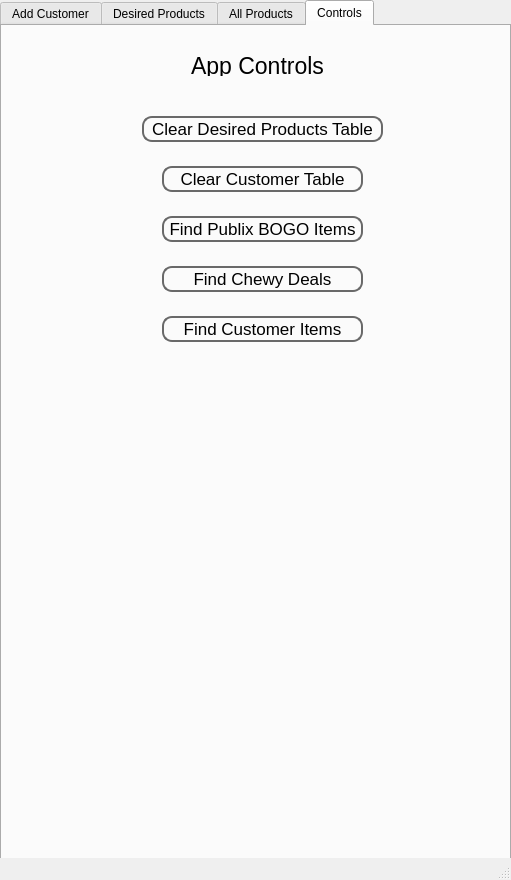
<?xml version="1.0" encoding="UTF-8"?>
<ui version="4.0">
 <class>MainWindow</class>
 <widget class="QMainWindow" name="MainWindow">
  <property name="geometry">
   <rect>
    <x>0</x>
    <y>0</y>
    <width>511</width>
    <height>880</height>
   </rect>
  </property>
  <property name="windowTitle">
   <string>MainWindow</string>
  </property>
  <widget class="QWidget" name="centralwidget">
   <widget class="QTabWidget" name="tabWidget">
    <property name="geometry">
     <rect>
      <x>0</x>
      <y>0</y>
      <width>511</width>
      <height>861</height>
     </rect>
    </property>
    <property name="styleSheet">
     <string notr="true"/>
    </property>
    <property name="currentIndex">
     <number>3</number>
    </property>
    <widget class="QWidget" name="tab">
     <attribute name="title">
      <string>Add Customer</string>
     </attribute>
     <widget class="QLabel" name="label">
      <property name="geometry">
       <rect>
        <x>0</x>
        <y>20</y>
        <width>511</width>
        <height>20</height>
       </rect>
      </property>
      <property name="font">
       <font>
        <pointsize>17</pointsize>
       </font>
      </property>
      <property name="text">
       <string>Customer Information</string>
      </property>
      <property name="alignment">
       <set>Qt::AlignmentFlag::AlignCenter</set>
      </property>
     </widget>
     <widget class="QLabel" name="label_2">
      <property name="geometry">
       <rect>
        <x>0</x>
        <y>80</y>
        <width>511</width>
        <height>20</height>
       </rect>
      </property>
      <property name="font">
       <font>
        <pointsize>15</pointsize>
       </font>
      </property>
      <property name="text">
       <string>First Name</string>
      </property>
      <property name="alignment">
       <set>Qt::AlignmentFlag::AlignLeading|Qt::AlignmentFlag::AlignLeft|Qt::AlignmentFlag::AlignVCenter</set>
      </property>
      <property name="margin">
       <number>0</number>
      </property>
      <property name="indent">
       <number>110</number>
      </property>
     </widget>
     <widget class="QLabel" name="label_3">
      <property name="geometry">
       <rect>
        <x>0</x>
        <y>120</y>
        <width>511</width>
        <height>20</height>
       </rect>
      </property>
      <property name="font">
       <font>
        <pointsize>15</pointsize>
       </font>
      </property>
      <property name="text">
       <string>Last Name</string>
      </property>
      <property name="alignment">
       <set>Qt::AlignmentFlag::AlignLeading|Qt::AlignmentFlag::AlignLeft|Qt::AlignmentFlag::AlignVCenter</set>
      </property>
      <property name="margin">
       <number>0</number>
      </property>
      <property name="indent">
       <number>110</number>
      </property>
     </widget>
     <widget class="QLabel" name="label_4">
      <property name="geometry">
       <rect>
        <x>0</x>
        <y>160</y>
        <width>511</width>
        <height>20</height>
       </rect>
      </property>
      <property name="font">
       <font>
        <pointsize>15</pointsize>
       </font>
      </property>
      <property name="text">
       <string>Carrier</string>
      </property>
      <property name="alignment">
       <set>Qt::AlignmentFlag::AlignLeading|Qt::AlignmentFlag::AlignLeft|Qt::AlignmentFlag::AlignVCenter</set>
      </property>
      <property name="margin">
       <number>0</number>
      </property>
      <property name="indent">
       <number>110</number>
      </property>
     </widget>
     <widget class="QLabel" name="label_5">
      <property name="geometry">
       <rect>
        <x>0</x>
        <y>200</y>
        <width>511</width>
        <height>20</height>
       </rect>
      </property>
      <property name="font">
       <font>
        <pointsize>15</pointsize>
       </font>
      </property>
      <property name="text">
       <string>Phone Number</string>
      </property>
      <property name="alignment">
       <set>Qt::AlignmentFlag::AlignLeading|Qt::AlignmentFlag::AlignLeft|Qt::AlignmentFlag::AlignVCenter</set>
      </property>
      <property name="margin">
       <number>0</number>
      </property>
      <property name="indent">
       <number>110</number>
      </property>
     </widget>
     <widget class="QLineEdit" name="CustomerFirstNameInputBox">
      <property name="geometry">
       <rect>
        <x>270</x>
        <y>80</y>
        <width>161</width>
        <height>26</height>
       </rect>
      </property>
      <property name="styleSheet">
       <string notr="true">border-style: solid;
border-color: dimgrey;
border-width: 2px;
border-radius: 10px;
</string>
      </property>
     </widget>
     <widget class="QLineEdit" name="CustomerLastNameInputBox">
      <property name="geometry">
       <rect>
        <x>270</x>
        <y>120</y>
        <width>161</width>
        <height>26</height>
       </rect>
      </property>
      <property name="styleSheet">
       <string notr="true">border-style: solid;
border-color: dimgrey;
border-width: 2px;
border-radius: 10px;
</string>
      </property>
     </widget>
     <widget class="QLineEdit" name="CustomerPhoneNumberInputBox">
      <property name="geometry">
       <rect>
        <x>270</x>
        <y>200</y>
        <width>161</width>
        <height>26</height>
       </rect>
      </property>
      <property name="styleSheet">
       <string notr="true">border-style: solid;
border-color: dimgrey;
border-width: 2px;
border-radius: 10px;
</string>
      </property>
     </widget>
     <widget class="QComboBox" name="CustomerCarrierComboBox">
      <property name="geometry">
       <rect>
        <x>270</x>
        <y>160</y>
        <width>161</width>
        <height>26</height>
       </rect>
      </property>
      <property name="styleSheet">
       <string notr="true">border-style: solid;
border-color: dimgrey;
border-width: 2px;
border-radius: 10px;
</string>
      </property>
     </widget>
     <widget class="QPushButton" name="AddNewCustomerButton">
      <property name="geometry">
       <rect>
        <x>280</x>
        <y>240</y>
        <width>141</width>
        <height>26</height>
       </rect>
      </property>
      <property name="font">
       <font>
        <pointsize>13</pointsize>
       </font>
      </property>
      <property name="styleSheet">
       <string notr="true">border-style: solid;
border-color: dimgrey;
border-width: 2px;
border-radius: 10px;
</string>
      </property>
      <property name="text">
       <string>Add Customer</string>
      </property>
     </widget>
     <widget class="QLabel" name="label_6">
      <property name="geometry">
       <rect>
        <x>0</x>
        <y>300</y>
        <width>511</width>
        <height>20</height>
       </rect>
      </property>
      <property name="font">
       <font>
        <pointsize>17</pointsize>
       </font>
      </property>
      <property name="text">
       <string>Customer Information</string>
      </property>
      <property name="alignment">
       <set>Qt::AlignmentFlag::AlignCenter</set>
      </property>
     </widget>
     <widget class="QTableWidget" name="CustomerTableView">
      <property name="geometry">
       <rect>
        <x>0</x>
        <y>330</y>
        <width>511</width>
        <height>461</height>
       </rect>
      </property>
      <property name="styleSheet">
       <string notr="true"/>
      </property>
      <column>
       <property name="text">
        <string>ID</string>
       </property>
      </column>
      <column>
       <property name="text">
        <string>Name</string>
       </property>
      </column>
      <column>
       <property name="text">
        <string>Carrier</string>
       </property>
      </column>
      <column>
       <property name="text">
        <string>Phone #</string>
       </property>
      </column>
     </widget>
     <widget class="QPushButton" name="DeleteCustomerButton">
      <property name="geometry">
       <rect>
        <x>170</x>
        <y>800</y>
        <width>171</width>
        <height>26</height>
       </rect>
      </property>
      <property name="font">
       <font>
        <pointsize>13</pointsize>
       </font>
      </property>
      <property name="styleSheet">
       <string notr="true">background-color: qlineargradient(x1: 0, y1: 0, x2: 0, y2: 1, stop: 0 dimgrey, stop: 1 dimgrey);
border-style: solid;
border-color: dimgrey;
border-width: 2px;
border-radius: 10px;
</string>
      </property>
      <property name="text">
       <string>Delete Customer</string>
      </property>
     </widget>
    </widget>
    <widget class="QWidget" name="tab_2">
     <attribute name="title">
      <string>Desired Products</string>
     </attribute>
     <widget class="QLabel" name="label_7">
      <property name="geometry">
       <rect>
        <x>0</x>
        <y>170</y>
        <width>511</width>
        <height>20</height>
       </rect>
      </property>
      <property name="font">
       <font>
        <pointsize>17</pointsize>
       </font>
      </property>
      <property name="text">
       <string>Product List</string>
      </property>
      <property name="alignment">
       <set>Qt::AlignmentFlag::AlignCenter</set>
      </property>
     </widget>
     <widget class="QTableWidget" name="DesiredProductTableView">
      <property name="geometry">
       <rect>
        <x>0</x>
        <y>200</y>
        <width>511</width>
        <height>591</height>
       </rect>
      </property>
      <column>
       <property name="text">
        <string>Product Name</string>
       </property>
      </column>
      <column>
       <property name="text">
        <string>Customer ID</string>
       </property>
      </column>
     </widget>
     <widget class="QLabel" name="label_8">
      <property name="geometry">
       <rect>
        <x>0</x>
        <y>20</y>
        <width>511</width>
        <height>20</height>
       </rect>
      </property>
      <property name="font">
       <font>
        <pointsize>17</pointsize>
       </font>
      </property>
      <property name="text">
       <string>Desired Products</string>
      </property>
      <property name="alignment">
       <set>Qt::AlignmentFlag::AlignCenter</set>
      </property>
     </widget>
     <widget class="QComboBox" name="AddDesiredProductCustomerIDComboBox">
      <property name="geometry">
       <rect>
        <x>160</x>
        <y>110</y>
        <width>111</width>
        <height>26</height>
       </rect>
      </property>
      <property name="styleSheet">
       <string notr="true">border-style: solid;
border-color: dimgrey;
border-width: 2px;
border-radius: 10px;
</string>
      </property>
     </widget>
     <widget class="QLabel" name="label_9">
      <property name="geometry">
       <rect>
        <x>0</x>
        <y>70</y>
        <width>511</width>
        <height>20</height>
       </rect>
      </property>
      <property name="font">
       <font>
        <pointsize>15</pointsize>
       </font>
      </property>
      <property name="text">
       <string>Product Name</string>
      </property>
      <property name="alignment">
       <set>Qt::AlignmentFlag::AlignLeading|Qt::AlignmentFlag::AlignLeft|Qt::AlignmentFlag::AlignVCenter</set>
      </property>
      <property name="margin">
       <number>0</number>
      </property>
      <property name="indent">
       <number>20</number>
      </property>
     </widget>
     <widget class="QLabel" name="label_10">
      <property name="geometry">
       <rect>
        <x>0</x>
        <y>110</y>
        <width>161</width>
        <height>20</height>
       </rect>
      </property>
      <property name="font">
       <font>
        <pointsize>15</pointsize>
       </font>
      </property>
      <property name="text">
       <string>Customer ID</string>
      </property>
      <property name="alignment">
       <set>Qt::AlignmentFlag::AlignLeading|Qt::AlignmentFlag::AlignLeft|Qt::AlignmentFlag::AlignVCenter</set>
      </property>
      <property name="margin">
       <number>0</number>
      </property>
      <property name="indent">
       <number>20</number>
      </property>
     </widget>
     <widget class="QLineEdit" name="AddDesiredProductInputBox">
      <property name="geometry">
       <rect>
        <x>160</x>
        <y>70</y>
        <width>321</width>
        <height>26</height>
       </rect>
      </property>
      <property name="styleSheet">
       <string notr="true">border-style: solid;
border-color: dimgrey;
border-width: 2px;
border-radius: 10px;
</string>
      </property>
     </widget>
     <widget class="QPushButton" name="AddDesiredProductButton">
      <property name="geometry">
       <rect>
        <x>340</x>
        <y>110</y>
        <width>141</width>
        <height>26</height>
       </rect>
      </property>
      <property name="font">
       <font>
        <pointsize>13</pointsize>
       </font>
      </property>
      <property name="styleSheet">
       <string notr="true">border-style: solid;
border-color: dimgrey;
border-width: 2px;
border-radius: 10px;
</string>
      </property>
      <property name="text">
       <string>Add Product</string>
      </property>
     </widget>
     <widget class="QPushButton" name="DeleteDesiredProductButton">
      <property name="geometry">
       <rect>
        <x>170</x>
        <y>800</y>
        <width>171</width>
        <height>26</height>
       </rect>
      </property>
      <property name="font">
       <font>
        <pointsize>13</pointsize>
       </font>
      </property>
      <property name="styleSheet">
       <string notr="true">background-color: qlineargradient(x1: 0, y1: 0, x2: 0, y2: 1, stop: 0 dimgrey, stop: 1 dimgrey);
border-style: solid;
border-color: dimgrey;
border-width: 2px;
border-radius: 10px;
</string>
      </property>
      <property name="text">
       <string>Delete Product</string>
      </property>
     </widget>
    </widget>
    <widget class="QWidget" name="tab_3">
     <attribute name="title">
      <string>All Products</string>
     </attribute>
     <widget class="QTableWidget" name="ProductTableView">
      <property name="geometry">
       <rect>
        <x>0</x>
        <y>50</y>
        <width>511</width>
        <height>771</height>
       </rect>
      </property>
      <column>
       <property name="text">
        <string>Product Name</string>
       </property>
      </column>
     </widget>
     <widget class="QLineEdit" name="lineEdit">
      <property name="geometry">
       <rect>
        <x>10</x>
        <y>10</y>
        <width>491</width>
        <height>26</height>
       </rect>
      </property>
     </widget>
    </widget>
    <widget class="QWidget" name="tab_4">
     <attribute name="title">
      <string>Controls</string>
     </attribute>
     <widget class="QLabel" name="label_11">
      <property name="geometry">
       <rect>
        <x>0</x>
        <y>30</y>
        <width>511</width>
        <height>20</height>
       </rect>
      </property>
      <property name="font">
       <font>
        <pointsize>17</pointsize>
       </font>
      </property>
      <property name="text">
       <string>App Controls</string>
      </property>
      <property name="alignment">
       <set>Qt::AlignmentFlag::AlignCenter</set>
      </property>
     </widget>
     <widget class="QPushButton" name="ClearDesiredProductsTableButton">
      <property name="geometry">
       <rect>
        <x>140</x>
        <y>90</y>
        <width>241</width>
        <height>26</height>
       </rect>
      </property>
      <property name="font">
       <font>
        <pointsize>13</pointsize>
       </font>
      </property>
      <property name="styleSheet">
       <string notr="true">border-style: solid;
border-color: dimgrey;
border-width: 2px;
border-radius: 10px;
</string>
      </property>
      <property name="text">
       <string>Clear Desired Products Table</string>
      </property>
     </widget>
     <widget class="QPushButton" name="ClearCustomerTableButton">
      <property name="geometry">
       <rect>
        <x>160</x>
        <y>140</y>
        <width>201</width>
        <height>26</height>
       </rect>
      </property>
      <property name="font">
       <font>
        <pointsize>13</pointsize>
       </font>
      </property>
      <property name="styleSheet">
       <string notr="true">border-style: solid;
border-color: dimgrey;
border-width: 2px;
border-radius: 10px;
</string>
      </property>
      <property name="text">
       <string>Clear Customer Table</string>
      </property>
     </widget>
     <widget class="QPushButton" name="FindPublixBogoItemsButton">
      <property name="geometry">
       <rect>
        <x>160</x>
        <y>190</y>
        <width>201</width>
        <height>26</height>
       </rect>
      </property>
      <property name="font">
       <font>
        <pointsize>13</pointsize>
       </font>
      </property>
      <property name="styleSheet">
       <string notr="true">border-style: solid;
border-color: dimgrey;
border-width: 2px;
border-radius: 10px;
</string>
      </property>
      <property name="text">
       <string>Find Publix BOGO Items</string>
      </property>
     </widget>
     <widget class="QPushButton" name="FindCustomerItemsButton">
      <property name="geometry">
       <rect>
        <x>160</x>
        <y>290</y>
        <width>201</width>
        <height>26</height>
       </rect>
      </property>
      <property name="font">
       <font>
        <pointsize>13</pointsize>
       </font>
      </property>
      <property name="styleSheet">
       <string notr="true">border-style: solid;
border-color: dimgrey;
border-width: 2px;
border-radius: 10px;
</string>
      </property>
      <property name="text">
       <string>Find Customer Items</string>
      </property>
     </widget>
     <widget class="QPushButton" name="FindChewDealsButton">
      <property name="geometry">
       <rect>
        <x>160</x>
        <y>240</y>
        <width>201</width>
        <height>26</height>
       </rect>
      </property>
      <property name="font">
       <font>
        <pointsize>13</pointsize>
       </font>
      </property>
      <property name="styleSheet">
       <string notr="true">border-style: solid;
border-color: dimgrey;
border-width: 2px;
border-radius: 10px;
</string>
      </property>
      <property name="text">
       <string>Find Chewy Deals</string>
      </property>
     </widget>
    </widget>
   </widget>
  </widget>
  <widget class="QStatusBar" name="statusbar"/>
 </widget>
 <resources/>
 <connections/>
</ui>
